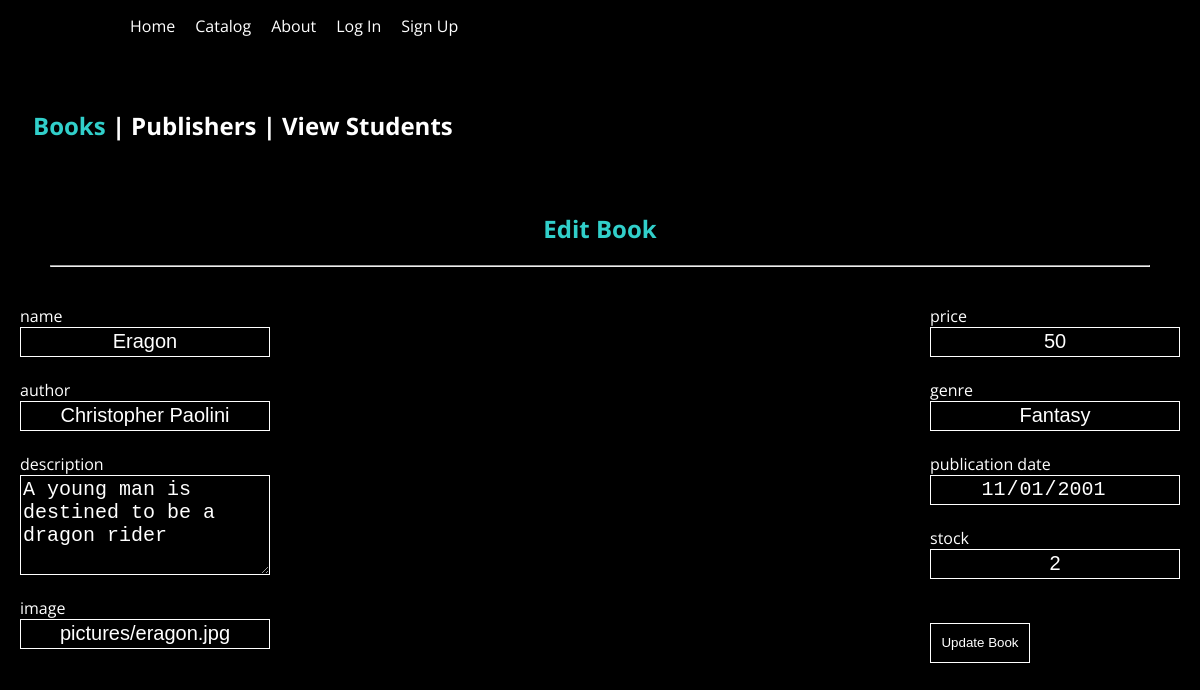
The app's page /editBook.php?bookID=1 with its own data.
### tables this page shows
CREATE TABLE `book` (
  `bookID` int(11) NOT NULL,
  `description` varchar(500) NOT NULL,
  `bookName` varchar(255) NOT NULL,
  `bookAuthor` varchar(255) NOT NULL,
  `bookPrice` float NOT NULL,
  `bookGenre` varchar(45) NOT NULL,
  `pubDate` date NOT NULL,
  `stock` int(11) NOT NULL,
  `imageLink` varchar(255) NOT NULL,
  `authorID` int(11) NOT NULL
);

### editBook.php (the view, shortened to what this page needs)
<?php
require_once('connect.php');
$editID = $_GET['bookID'];
$q = "SELECT * FROM book WHERE bookID = '$editID'";
$result = $mysqli->query($q);
$editBook = $result -> fetch_array();
?>
<html>
<link rel="stylesheet" type="text/css" href="design.css">
<body>
<header> <?php require_once('header.php') ?> </header>
	<br><br>
			<center>
				<div class="flatSidebar">
					<ul>
						<li><a href='bookMenu.php'><h2><span class="active">Books</span> | </h2></a></li>
						<li><a href='publisherMenu.php'><h2><span>Publishers</span> | </h2></a></li>
						<li><a href='studentMenu.php'><h2><span>View Students</span></h2></a></li>
					</ul>
				</div>
			</center><br><br><br><br>
			<center>
				<div style="color: white;padding: 30px;">
					<h2><span id="addBooksButton" class="flatChoiceActive"><a>Edit Book</a></span></h2>
					<hr>
				</div>
			</center>
			<form id="updateBookForm" action="updateBook.php" method="POST">
					<div style="float:left">
						<label>name</label><br>
						<input type="text" name="bookName" class="flatInput" value="<?=$editBook['bookName']?>">
						<br><br>
						<label>author</label><br>
						<input type="text" name="bookAuthor" class="flatInput" value="<?=$editBook['bookAuthor']?>">
						<br><br>
						<label>description</label><br>
						<textarea name="bookDescription" class="flatLargeInput"><?=$editBook['description']?></textarea>
						<br><br>
						<label>image</label><br>
						<input type="text" name="bookImage" class="flatInput"  value="<?=$editBook['imageLink']?>">
						<br><br>
					</div>
					<div style="float:right">
						<label>price</label><br>
						<input type="text" name="bookPrice" class="flatInput" value="<?=$editBook['bookPrice']?>">
						<br><br>
						<label>genre</label><br>
						<input type="text" name="bookGenre" class="flatInput" value="<?=$editBook['bookGenre']?>">
						<br><br>
						<label>publication date</label><br>
						<input type="date" name="bookDate" class="flatInput" value="<?=$editBook['pubDate']?>">
						<br><br>
						<label>stock</label><br>
						<input type="text" name="bookStock" class="flatInput" value="<?=$editBook['stock']?>">
						<br><br>
						<br>
						<input type="submit" style="width:100px" value="Update Book" class="flatButton">
					</div>
</form>
</body>
</html>

### design.css (style rules this page uses)
body { font-family: 'Open Sans', sans-serif; color: white; padding: 10px 20px; margin: 0; overflow-y: scroll; background-color: black; }
.flatButton { background-color: rgba(0,0,0,0.056); width: 6em; height: 3em; color: white; border: 1px solid white; }
.active { color: rgb(49,207,202); }
.flatChoiceActive { padding: 5px 10px 5px 10px; text-decoration: none; white-space: nowrap; color: rgb(49,207,202); border-bottom-color: rgb(49,207,202); }
.flatSidebar { list-style:none; }
.flatSidebar ul { list-style: none; padding: 10px; margin: 0px; }
.flatSidebar ul li { padding:3px; float: left; }
.flatSidebar ul li a { padding: 5px 10px 5px 10px; text-decoration: none; white-space: nowrap; color: #fff; }
.flatInput { height: 30px; width: 250px; background: rgba(0,0,0,0); border: 1px solid white; color:white; font-size:20px; text-align: center; }
.flatLargeInput { height: 100px; width: 250px; background: rgba(0,0,0,0); border: 1px solid white; color:white; font-size: 20px; }

### records on screen
book: bookName "Eragon", bookAuthor "Christopher Paolini", bookDescription "A young man is destined to be a dragon rider", bookImage "pictures/eragon.jpg", bookPrice "50", bookGenre "Fantasy", bookDate "11/01/2001", bookStock "2"
